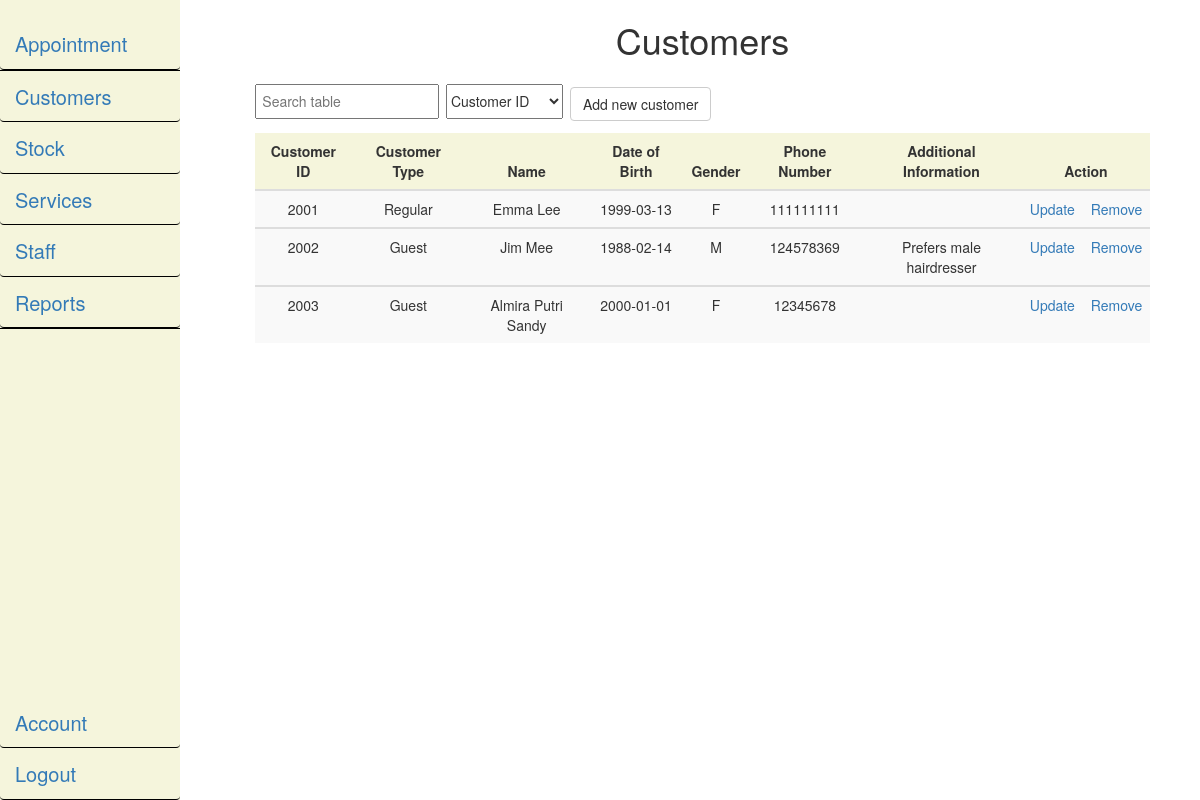
The page /displayCustomer.php (signed in) on the database as committed earlier.
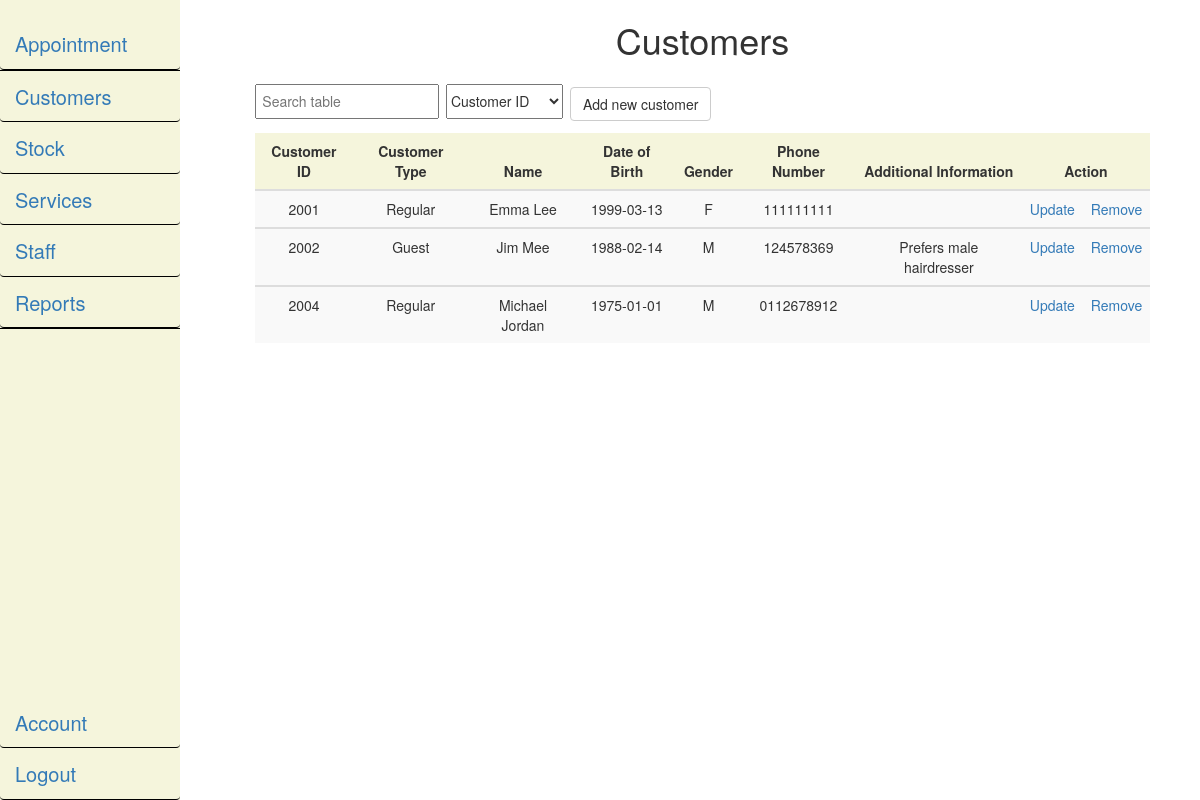
The same page on the database as committed later.
### tables this page shows
CREATE TABLE `customer` (
  `customerID` int(11) NOT NULL,
  `customerType` varchar(50) NOT NULL,
  `customerName` varchar(50) NOT NULL,
  `customerDoB` date DEFAULT NULL,
  `customerGender` char(1) DEFAULT NULL,
  `customerPhone` varchar(11) NOT NULL,
  `customerAddInfo` varchar(250) DEFAULT NULL
);

### displayCustomer.php (the view, shortened to what this page needs)
<!DOCTYPE html>
<html lang="en">
<?php
    include "session_check.php";
?>
<head>
    <link href="css/bootstrap.min.css" rel="stylesheet" />
	<link href="css/nstyle.css" rel="stylesheet"/>
	<link href="css/nav_style.css" rel="stylesheet"/>
</head>
<body>
    <div id="npage">
        <div class="row">
            <div class="col-md-2">
                <div class="sideNav">
                    <?php
                        include "navigation.php";
                    ?>
                </div>
            </div>
            <div class="col-md-10">
                <div class="row">
                    <div class="col-md-12">
                        <h1>Customers</h1>
                    </div>
                </div>
                <div class="row">
                    <div class="col-md-12">
<?php
$sql = "SELECT * FROM customer";
if($result = mysqli_query($connect, $sql))
{
    if(mysqli_num_rows($result) > 0)
	{
        echo "<div id='display_module_manager'>";
        echo "<input type='text' id='searchInput' placeholder='Search table' onkeyup='Filter()'/>";
        echo "<select id='filter_options'>
                    <option value='0' selected='selected'>Customer ID</option>
                    <option value='1'>Customer Type</option>
                    <option value='2'>Name</option>
                    <option value='3'>Date of Birth</option>
                    <option value='4'>Gender</option>
                    <option value='5'>Phone Number</option>
                    <option value='6'>Additional Info</option>
                  </select>";
        echo "<a href='addCustomer.php' class='btn btn-default'>Add new customer</a>";
        echo "</div>";
        echo "<table id='display_table' class='table table-striped table-responsive table-hover'>";
        echo "<thead id='header'>";
            echo "<tr>";
                echo "<th>Customer ID</th>";
                echo "<th>Customer Type</th>";
                echo "<th>Name</th>";
				echo "<th>Date of Birth</th>";
                echo "<th>Gender</th>";
                echo "<th>Phone Number</th>";
                echo "<th>Additional Information</th>";
				echo "<th colspan='2'>Action</th>";
            echo "</tr>";
        echo "</thead>";
            while($row = mysqli_fetch_array($result))
			{
                echo "<tbody id='filterTable'>";
				echo "<tr>";
					echo "<td>" . $row['customerID'] . "</td>";
					echo "<td>" . $row['customerType'] . "</td>";
					echo "<td>" . $row['customerName'] . "</td>";
                    echo "<td>" . $row['customerDoB'] . "</td>";
					echo "<td>" . $row['customerGender'] . "</td>";
					echo "<td>" . $row['customerPhone'] . "</td>";
                    echo "<td>" . $row['customerAddInfo'] . "</td>";
					echo "<td><a href='editCustomer.php?target=". $row['customerID'] ."'>Update</a></td>";
                    echo "<td><a href='addCustProcess.php?action=remove&custID=". $row['customerID'] ."' onclick=\"javascript: return confirm('Are you sure you want to remove this customer?');\">Remove</a></td>";
				echo "</tr>";
                echo "</tbody>";
			}
        echo "</table>";
    }
	else
	{
		echo "<p><em>No records were found.</em></p>";
	}
}
else
{
    echo "Error: Could not execute $sql. " . mysqli_error($connect);
}
?>
                    </div>
                </div>
            </div>
        </div>
    </div>
</body>
</html>

Rows that differ between the two databases and show on the page:
removed customer: customerID "2003", customerType "Guest", customerName "Almira Putri Sandy", customerDoB "2000-01-01", customerGender "F", customerPhone "12345678"
added customer: customerID "2004", customerType "Regular", customerName "Michael Jordan", customerDoB "1975-01-01", customerGender "M", customerPhone "0112678912"
